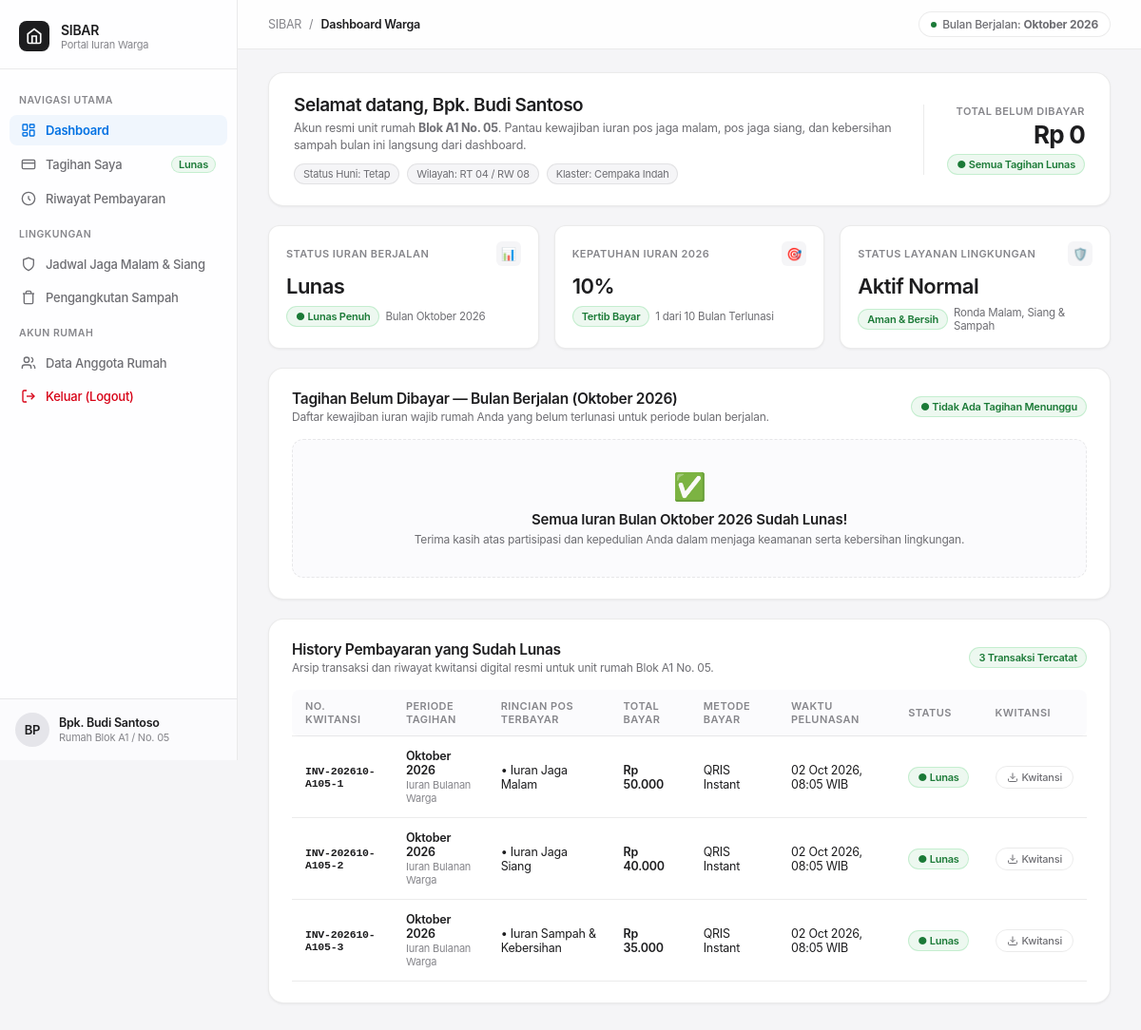
/dashboard.php (signed in), run on the app's committed database.
### tables this page shows
CREATE TABLE IF NOT EXISTS `users` (
  `id` INT AUTO_INCREMENT PRIMARY KEY,
  `house_id` INT NULL,
  `username` VARCHAR(50) NOT NULL UNIQUE,
  `password_hash` VARCHAR(255) NOT NULL,
  `full_name` VARCHAR(100) NOT NULL,
  `phone` VARCHAR(20) NOT NULL,
  `role` ENUM('warga', 'satpam_siang', 'satpam_malam', 'sampah', 'super_admin') DEFAULT 'warga',
  `created_at` TIMESTAMP DEFAULT CURRENT_TIMESTAMP,
  FOREIGN KEY (`house_id`) REFERENCES `houses`(`id`) ON DELETE SET NULL
);

CREATE TABLE IF NOT EXISTS `houses` (
  `id` INT AUTO_INCREMENT PRIMARY KEY,
  `block` VARCHAR(10) NOT NULL,
  `number` VARCHAR(10) NOT NULL,
  `address` VARCHAR(255) NOT NULL,
  `lane` VARCHAR(100) DEFAULT 'Jalur Utama',
  `status_huni` ENUM('tetap', 'kontrak') DEFAULT 'tetap',
  `created_at` TIMESTAMP DEFAULT CURRENT_TIMESTAMP,
  UNIQUE KEY `uk_house` (`block`, `number`)
);

CREATE TABLE IF NOT EXISTS `payments` (
  `id` INT AUTO_INCREMENT PRIMARY KEY,
  `bill_id` INT NOT NULL,
  `receipt_no` VARCHAR(60) NOT NULL UNIQUE,
  `amount_paid` DECIMAL(12, 2) NOT NULL,
  `payment_method` VARCHAR(50) NOT NULL,
  `paid_at` TIMESTAMP DEFAULT CURRENT_TIMESTAMP,
  FOREIGN KEY (`bill_id`) REFERENCES `bills`(`id`) ON DELETE CASCADE
);

CREATE TABLE IF NOT EXISTS `bills` (
  `id` INT AUTO_INCREMENT PRIMARY KEY,
  `house_id` INT NOT NULL,
  `fee_type_id` INT NOT NULL,
  `period_year` INT NOT NULL,
  `period_month` INT NOT NULL,
  `amount` DECIMAL(12, 2) NOT NULL,
  `status` ENUM('unpaid', 'paid') DEFAULT 'unpaid',
  `due_date` DATE NOT NULL,
  `created_at` TIMESTAMP DEFAULT CURRENT_TIMESTAMP,
  FOREIGN KEY (`house_id`) REFERENCES `houses`(`id`) ON DELETE CASCADE,
  FOREIGN KEY (`fee_type_id`) REFERENCES `fee_types`(`id`) ON DELETE CASCADE,
  UNIQUE KEY `uk_house_fee_period` (`house_id`, `fee_type_id`, `period_year`, `period_month`)
);

CREATE TABLE IF NOT EXISTS `fee_types` (
  `id` INT AUTO_INCREMENT PRIMARY KEY,
  `code` VARCHAR(50) NOT NULL UNIQUE,
  `name` VARCHAR(100) NOT NULL,
  `amount` DECIMAL(12, 2) NOT NULL,
  `icon` VARCHAR(10) DEFAULT '💰',
  `description` TEXT,
  `created_at` TIMESTAMP DEFAULT CURRENT_TIMESTAMP
);

### dashboard.php (the view, shortened to what the rows shown need)
<?php
require_once __DIR__ . '/config/database.php';
require_once __DIR__ . '/config/auth.php';
$user = requireAuth();
$db = getDB();
$monthNames = [
    1 => 'Januari', 2 => 'Februari', 3 => 'Maret', 4 => 'April',
    5 => 'Mei', 6 => 'Juni', 7 => 'Juli', 8 => 'Agustus',
    9 => 'September', 10 => 'Oktober', 11 => 'November', 12 => 'Desember'
];
$stmtHistory = $db->prepare("
    SELECT p.id AS payment_id, p.receipt_no, p.amount_paid, p.payment_method, p.paid_at,
           b.period_month, b.period_year,
           f.name AS fee_name, f.code
    FROM payments p
    JOIN bills b ON b.id = p.bill_id
    JOIN fee_types f ON f.id = b.fee_type_id
    WHERE b.house_id = :house_id
    ORDER BY p.paid_at DESC
");
$stmtHistory->execute([':house_id' => $user['house_id']]);
$historyRows = $stmtHistory->fetchAll();
?>
<!DOCTYPE html>
<html lang="id">
<head>
  <link rel="stylesheet" href="assets/css/style.css">
</head>
<body>
<div class="app-container">
  <aside class="sidebar">
    <div class="brand-section">
      <div class="brand-text">
        <h1>SIBAR</h1>
      </div>
    </div>
    <div class="sidebar-footer">
      <div class="avatar"><?= strtoupper(substr($user['full_name'], 0, 2)) ?></div>
      <div class="user-info">
        <div class="user-name"><?= htmlspecialchars($user['full_name']) ?></div>
        <div class="house-tag">Rumah Blok <?= htmlspecialchars($user['block']) ?> / No. <?= htmlspecialchars($user['number']) ?></div>
      </div>
    </div>
  </aside>
  <main class="main-wrapper">
    <div class="content-body">
      <section class="household-hero">
        <div class="hero-meta">
          <h2>Selamat datang, <?= htmlspecialchars($user['full_name']) ?></h2>
          <p>Akun resmi unit rumah <strong>Blok <?= htmlspecialchars($user['block']) ?> No. <?= htmlspecialchars($user['number']) ?></strong>. Pantau kewajiban iuran pos jaga malam, pos jaga siang, dan kebersihan sampah bulan ini langsung dari dashboard.</p>
          <div class="hero-badges">
            <span class="hero-tag">Status Huni: <?= ucfirst(htmlspecialchars($user['status_huni'])) ?></span>
            <span class="hero-tag">Wilayah: RT 04 / RW 08</span>
            <span class="hero-tag">Klaster: Cempaka Indah</span>
          </div>
        </div>
      </section>
      <section class="section-container" id="historySection">
        <div class="section-header">
          <div class="section-title-wrap">
            <h3>History Pembayaran yang Sudah Lunas</h3>
            <p>Arsip transaksi dan riwayat kwitansi digital resmi untuk unit rumah Blok <?= htmlspecialchars($user['block']) ?> No. <?= htmlspecialchars($user['number']) ?>.</p>
          </div>
        </div>
        <div class="history-table-wrapper">
          <table class="apple-table">
            <thead>
              <tr>
                <th>No. Kwitansi</th>
                <th>Periode Tagihan</th>
                <th>Rincian Pos Terbayar</th>
                <th>Total Bayar</th>
                <th>Metode Bayar</th>
                <th>Waktu Pelunasan</th>
                <th>Status</th>
                <th>Kwitansi</th>
              </tr>
            </thead>
            <tbody>
              <?php if (count($historyRows) > 0): ?>
                <?php foreach ($historyRows as $h): ?>
                  <tr>
                    <td class="invoice-id"><?= htmlspecialchars($h['receipt_no']) ?></td>
                    <td>
                      <div class="period-title"><?= ($monthNames[$h['period_month']] ?? 'Bulan ' . $h['period_month']) ?> <?= $h['period_year'] ?></div>
                      <div class="period-sub">Iuran Bulanan Warga</div>
                    </td>
                    <td>
                      <div>• <?= htmlspecialchars($h['fee_name']) ?></div>
                    </td>
                    <td style="font-weight:600;"><?= formatRupiah($h['amount_paid']) ?></td>
                    <td><?= htmlspecialchars($h['payment_method']) ?></td>
                    <td><?= date('d M Y, H:i', strtotime($h['paid_at'])) ?> WIB</td>
                    <td><span class="status-badge paid">● Lunas</span></td>
                    <td>
                      <a href="receipt.php?receipt_no=<?= urlencode($h['receipt_no']) ?>" target="_blank" class="btn-receipt">
                        <svg width="12" height="12" viewBox="0 0 24 24" fill="none" stroke="currentColor" stroke-width="2"><path d="M21 15v4a2 2 0 0 1-2 2H5a2 2 0 0 1-2-2v-4"/><polyline points="7 10 12 15 17 10"/><line x1="12" y1="15" x2="12" y2="3"/></svg>
                        Kwitansi
                      </a>
                    </td>
                  </tr>
                <?php endforeach; ?>
              <?php else: ?>
                <tr>
                  <td colspan="8" style="text-align:center; padding:24px; color:var(--text-tertiary);">Belum ada riwayat pembayaran yang tercatat.</td>
                </tr>
              <?php endif; ?>
            </tbody>
          </table>
        </div>
      </section>
    </div>
  </main>
</div>
</body>
</html>

### data on the page
users: full_name "BP", full_name "Bpk. Budi Santoso", house.block "A1", house.number "05", house.status_huni "Tetap"
payments: receipt_no "INV-202610-A105-1", bill.period_month "Oktober", bill.period_year "2026", fee_types.name "Iuran Jaga Malam", amount_paid "Rp 50.000", payment_method "QRIS Instant", paid_at "02 Oct 2026, 08:05"
payments: receipt_no "INV-202610-A105-2", bill.period_month "Oktober", bill.period_year "2026", fee_types.name "Iuran Jaga Siang", amount_paid "Rp 40.000", payment_method "QRIS Instant", paid_at "02 Oct 2026, 08:05"
payments: receipt_no "INV-202610-A105-3", bill.period_month "Oktober", bill.period_year "2026", fee_types.name "Iuran Sampah & Kebersihan", amount_paid "Rp 35.000", payment_method "QRIS Instant", paid_at "02 Oct 2026, 08:05"

### other printed values
$periodLabel "Oktober 2026"
formatRupiah($totalUnpaid) "Rp 0"
$currentYear "2026"
$compliancePct "10"
$monthsPaidCount "1"
$currentMonth "10"
count($historyRows) "3"
